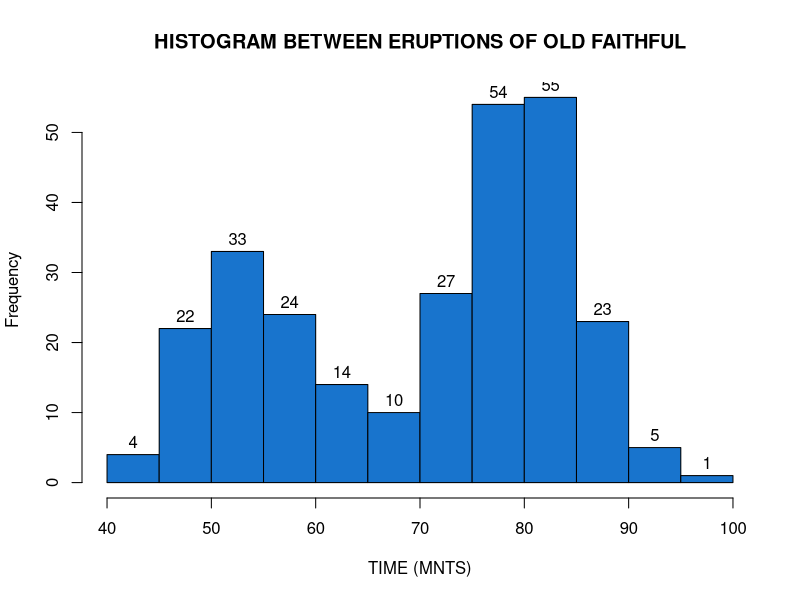

Write R code to recreate this figure.
hist(faithful$waiting,col = "dodgerblue3",main = "HISTOGRAM BETWEEN ERUPTIONS OF OLD FAITHFUL",xlab="TIME (MNTS)",labels=TRUE)


